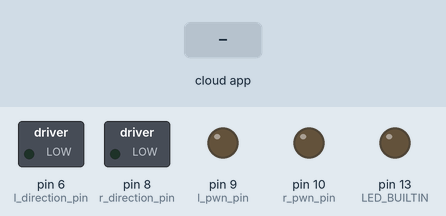
This sketch was run on a simulated Arduino Uno, built with avr-gcc and run on an emulated ATmega328P. Shown: switched loads named in the sketch (green lamp = pin HIGH), output pins drawn as LEDs (lit = HIGH). The inputs (shaded band) are chosen by the test bench. The ROS host is connected and sends only what is stated.

Above: at 1.2 s.
1.3 s: the phone or cloud app sets control_motor to 0
At 2.3 s:
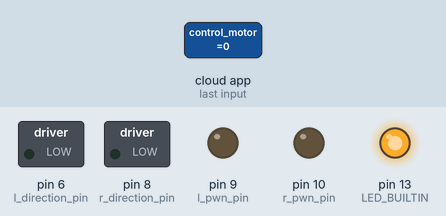
2.8 s: the phone or cloud app sets control_motor to 2
At 3.5 s:
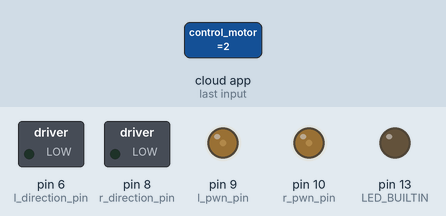
4.3 s: the phone or cloud app sets control_motor to 1
At 4.6 s:
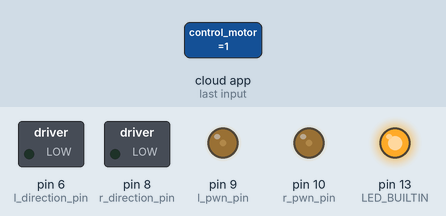
5.8 s: the phone or cloud app sets control_motor to 4
At 7.0 s:
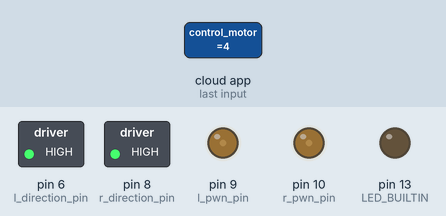
7.3 s: the phone or cloud app sets control_motor to 8
At 8.1 s:
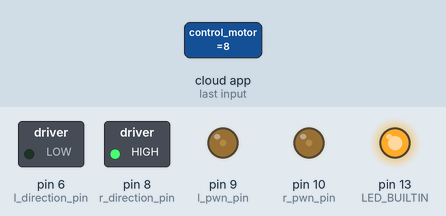
8.8 s: the phone or cloud app sets control_motor to 90
At 9.2 s:
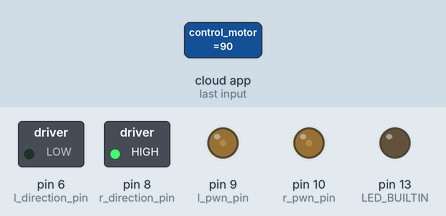
Timing chart, 0 to 11.3 s (numbered marks = the images above; inputs shaded):
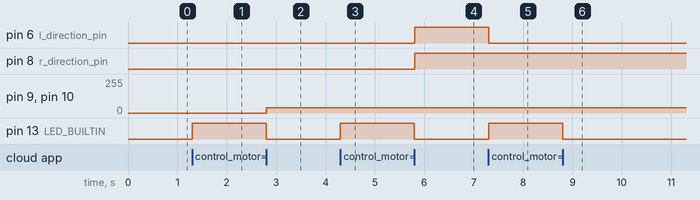

The sketch:

ros_motor_control_joystick.ino
```cpp
/*
 * rosserial Subscriber Example
 * Blinks an LED on callback
 */

#include <ros.h>
// #include <std_msgs/Empty.h>
#include <std_msgs/Int8.h>
// #include <std_msgs/String.h>


int l_direction_pin = 6;
int l_pwn_pin = 9;


int r_direction_pin = 8;
int r_pwn_pin = 10;


ros::NodeHandle nh;

std_msgs::Int8 new_msg;

ros::Publisher publish_data("/modified_data", &new_msg);

int8_t input_command;
bool to_publish = false;

void messageCb(const std_msgs::Int8& toggle_msg) {

  input_command = toggle_msg.data;
  to_publish = true;


  digitalWrite(LED_BUILTIN, HIGH - digitalRead(LED_BUILTIN));  // blink the led
}

ros::Subscriber<std_msgs::Int8> sub("/control_motor", &messageCb);

void setup() {
  pinMode(LED_BUILTIN, OUTPUT);
  nh.initNode();
  nh.subscribe(sub);
  nh.advertise(publish_data);


  pinMode(l_pwn_pin, OUTPUT);
  pinMode(l_direction_pin, OUTPUT);

  pinMode(r_pwn_pin, OUTPUT);
  pinMode(r_direction_pin, OUTPUT);
}


void both_go_forward() {
  digitalWrite(l_direction_pin, LOW);
  analogWrite(l_pwn_pin, 40);

  digitalWrite(r_direction_pin, LOW);
  analogWrite(r_pwn_pin, 40);
}

void both_go_backward() {
  digitalWrite(l_direction_pin, HIGH);
  analogWrite(l_pwn_pin, 40);

  digitalWrite(r_direction_pin, HIGH);
  analogWrite(r_pwn_pin, 40);
}


void left_f() {
  digitalWrite(l_direction_pin, LOW);
  analogWrite(l_pwn_pin, 40);

  digitalWrite(r_direction_pin, HIGH);
  analogWrite(r_pwn_pin, 40);
}


void right_f() {
  digitalWrite(l_direction_pin, HIGH);
  analogWrite(l_pwn_pin, 40);

  digitalWrite(r_direction_pin, LOW);
  analogWrite(r_pwn_pin, 40);
}


void both_stop() {
  digitalWrite(l_direction_pin, LOW);
  analogWrite(l_pwn_pin, 0);

  digitalWrite(r_direction_pin, LOW);
  analogWrite(r_pwn_pin, 0);
}

void loop() {
  switch (input_command) {
    case 2:
      both_go_forward();
      break;
    case 4:
      both_go_backward();
      break;
    case 8:
      left_f();
      break;
    case 16:
      right_f();
      break;
    case 32:
      both_stop();
      break;

  }


  // FOR FUTURE FEEDBACK

  if (to_publish) {
    new_msg.data = input_command + (int8_t) (-1);
    publish_data.publish(&new_msg);
    to_publish = false;
  }


  nh.spinOnce();
  delay(1);
}
```

Measured:
- after the input at 1.3 s, pin 13 (LED_BUILTIN): LOW → HIGH at once
- after the input at 2.8 s, pin 9 (l_pwn_pin), pin 10 (r_pwn_pin): 0/255 → 40/255 at once; pin 13 (LED_BUILTIN): HIGH → LOW at once
- after the input at 4.3 s, pin 13 (LED_BUILTIN): LOW → HIGH at once
- after the input at 5.8 s, pin 6 (l_direction_pin), pin 8 (r_direction_pin): LOW → HIGH at once; pin 13 (LED_BUILTIN): HIGH → LOW at once
- after the input at 7.3 s, pin 6 (l_direction_pin): HIGH → LOW at once; pin 13 (LED_BUILTIN): LOW → HIGH at once
- after the input at 8.8 s, pin 13 (LED_BUILTIN): HIGH → LOW at once
